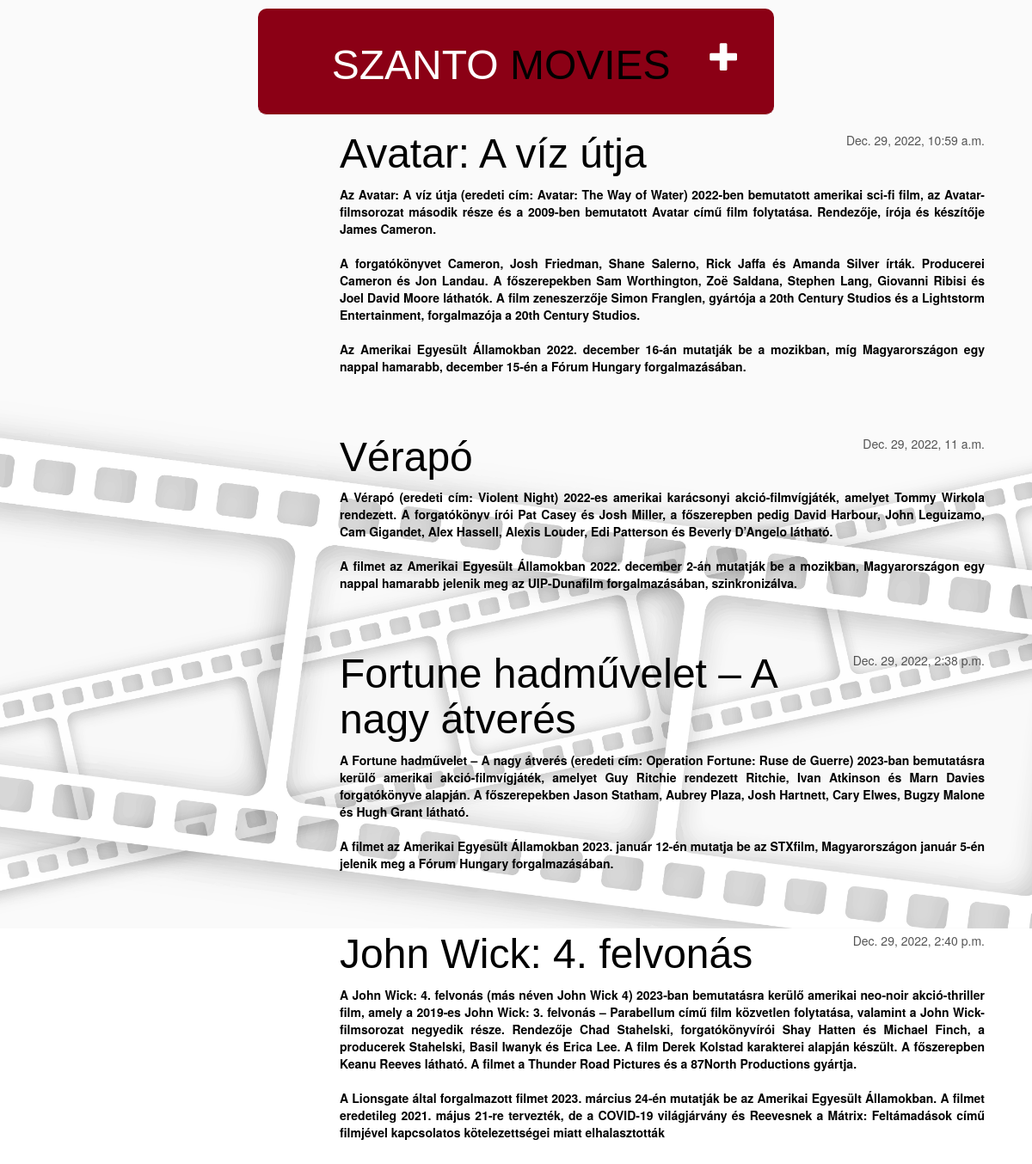
The app's page / (signed in) with its own data.
### blog/models.py (models this page shows, shortened)
class Post(models.Model):
    author = models.ForeignKey(settings.AUTH_USER_MODEL, on_delete=models.CASCADE)
    title = models.CharField(max_length=200)
    header_image = models.ImageField(null=True, blank=True, upload_to="images/")
    video = EmbedVideoField()
    text = models.TextField()
    created_date = models.DateTimeField(
            default=timezone.now)
    published_date = models.DateTimeField(
            blank=True, null=True)

### blog/views.py (the view)
# urls.py: url(r'^$', views.post_list, name='post_list'),
def post_list(request):
    posts = Post.objects.filter(published_date__lte=timezone.now()).order_by('published_date')
    return render(request, 'blog/post_list.html', {'posts': posts})

### blog/templates/blog/post_list.html
{% extends 'blog/base.html' %}
{% block content %}
    {% for post in posts %}
        <div class="post">
            <div class="date">
                {{ post.published_date }}
            </div>
            <h1><a href="{% url 'post_detail' pk=post.pk %}">{{ post.title }}</a></h1>
            <p>{{ post.text|linebreaksbr }}</p>
        </div>
    {% endfor %}
{% endblock %}

### blog/static/style.css (style rules this page uses)
#bg { background-size: 1920px 1080px; background-repeat: no-repeat; background-position: top; background-attachment: fixed; }
body { background-color: rgb(255, 255, 255); }
p { color: rgb(0, 0, 0); text-align: justify; font-weight: 600; }
.page-header h1, .page-header h1 a, .page-header h1 a:visited, .page-header h1 a:active { color: #000000; font-size: 36pt; text-decoration: none; }
h1, h2, h3, h4 { font-family: Impact, Haettenschweiler, 'Arial Narrow Bold', sans-serif; }
.date { float: right; color: #2e2e2ed0; }
.post { margin-bottom: 70px; }
.post h1 a, .post h1 a:visited { color: #000000; }

### records on screen
Post: published_date "Dec. 29, 2022, 10:59 a.m.", title "Avatar: A víz útja", text "Az Avatar: A víz útja (eredeti cím: Avatar: The Way of Water) 2022-ben bemutatott amerikai sci-fi film, az Avatar-filmsorozat második része és a 2009-ben bemutatott Avatar című film folytatása. Rendezője, írója és készítője James Cameron. A forgatókönyvet Cameron, Josh Friedman, Shane Salerno, Rick Jaffa és Amanda Silver írták. Producerei Cameron és Jon Landau. A főszerepekben Sam Worthington, Zoë Saldana, Stephen Lang, Giovanni Ribisi és Joel David Moore láthatók. A film zeneszerzője Simon Franglen, gyártója a 20th Century Studios és a Lightstorm Entertainment, forgalmazója a 20th Century Studios. Az Amerikai Egyesült Államokban 2022. december 16-án mutatják be a mozikban, míg…"
Post: published_date "Dec. 29, 2022, 11 a.m.", title "Vérapó", text "A Vérapó (eredeti cím: Violent Night) 2022-es amerikai karácsonyi akció-filmvígjáték, amelyet Tommy Wirkola rendezett. A forgatókönyv írói Pat Casey és Josh Miller, a főszerepben pedig David Harbour, John Leguizamo, Cam Gigandet, Alex Hassell, Alexis Louder, Edi Patterson és Beverly D’Angelo látható. A filmet az Amerikai Egyesült Államokban 2022. december 2-án mutatják be a mozikban, Magyarországon egy nappal hamarabb jelenik meg az UIP-Dunafilm forgalmazásában, szinkronizálva."
Post: published_date "Dec. 29, 2022, 2:38 p.m.", title "Fortune hadművelet – A nagy átverés", text "A Fortune hadművelet – A nagy átverés (eredeti cím: Operation Fortune: Ruse de Guerre) 2023-ban bemutatásra kerülő amerikai akció-filmvígjáték, amelyet Guy Ritchie rendezett Ritchie, Ivan Atkinson és Marn Davies forgatókönyve alapján. A főszerepekben Jason Statham, Aubrey Plaza, Josh Hartnett, Cary Elwes, Bugzy Malone és Hugh Grant látható. A filmet az Amerikai Egyesült Államokban 2023. január 12-én mutatja be az STXfilm, Magyarországon január 5-én jelenik meg a Fórum Hungary forgalmazásában."
Post: published_date "Dec. 29, 2022, 2:40 p.m.", title "John Wick: 4. felvonás", text "A John Wick: 4. felvonás (más néven John Wick 4) 2023-ban bemutatásra kerülő amerikai neo-noir akció-thriller film, amely a 2019-es John Wick: 3. felvonás – Parabellum című film közvetlen folytatása, valamint a John Wick-filmsorozat negyedik része. Rendezője Chad Stahelski, forgatókönyvírói Shay Hatten és Michael Finch, a producerek Stahelski, Basil Iwanyk és Erica Lee. A film Derek Kolstad karakterei alapján készült. A főszerepben Keanu Reeves látható. A filmet a Thunder Road Pictures és a 87North Productions gyártja. A Lionsgate által forgalmazott filmet 2023. március 24-én mutatják be az Amerikai Egyesült Államokban. A filmet eredetileg 2021. május 21-re tervezték, de a COVID-19…"
